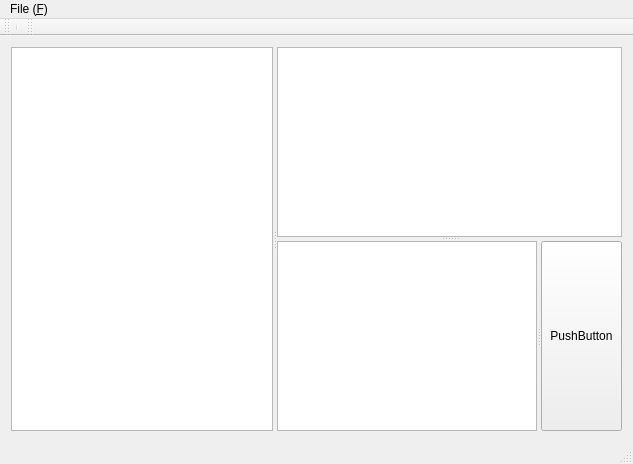
<?xml version="1.0" encoding="UTF-8"?>
<ui version="4.0">
 <class>MainWindow</class>
 <widget class="QMainWindow" name="MainWindow">
  <property name="geometry">
   <rect>
    <x>0</x>
    <y>0</y>
    <width>633</width>
    <height>464</height>
   </rect>
  </property>
  <property name="sizePolicy">
   <sizepolicy hsizetype="Expanding" vsizetype="Expanding">
    <horstretch>0</horstretch>
    <verstretch>0</verstretch>
   </sizepolicy>
  </property>
  <property name="windowTitle">
   <string>MainWindow</string>
  </property>
  <property name="dockOptions">
   <set>QMainWindow::AllowTabbedDocks|QMainWindow::AnimatedDocks|QMainWindow::ForceTabbedDocks</set>
  </property>
  <widget class="QWidget" name="centralWidget">
   <layout class="QHBoxLayout" name="horizontalLayout">
    <item>
     <widget class="QSplitter" name="splitter_3">
      <property name="orientation">
       <enum>Qt::Horizontal</enum>
      </property>
      <widget class="QTreeView" name="treeView"/>
      <widget class="QSplitter" name="splitter_2">
       <property name="orientation">
        <enum>Qt::Vertical</enum>
       </property>
       <widget class="QTableView" name="tableView"/>
       <widget class="QSplitter" name="splitter">
        <property name="orientation">
         <enum>Qt::Horizontal</enum>
        </property>
        <widget class="QPlainTextEdit" name="plainTextEdit"/>
        <widget class="QPushButton" name="pushButton">
         <property name="text">
          <string>PushButton</string>
         </property>
        </widget>
       </widget>
      </widget>
     </widget>
    </item>
   </layout>
  </widget>
  <widget class="QMenuBar" name="menuBar">
   <property name="geometry">
    <rect>
     <x>0</x>
     <y>0</y>
     <width>633</width>
     <height>26</height>
    </rect>
   </property>
   <widget class="QMenu" name="menuFile">
    <property name="title">
     <string>File (&amp;F)</string>
    </property>
    <addaction name="actionStart_CryptDB"/>
    <addaction name="actionConnect_C"/>
   </widget>
   <addaction name="menuFile"/>
  </widget>
  <widget class="QToolBar" name="mainToolBar">
   <attribute name="toolBarArea">
    <enum>TopToolBarArea</enum>
   </attribute>
   <attribute name="toolBarBreak">
    <bool>false</bool>
   </attribute>
   <addaction name="separator"/>
  </widget>
  <widget class="QStatusBar" name="statusBar"/>
  <widget class="QToolBar" name="toolBar">
   <property name="windowTitle">
    <string>toolBar</string>
   </property>
   <attribute name="toolBarArea">
    <enum>TopToolBarArea</enum>
   </attribute>
   <attribute name="toolBarBreak">
    <bool>false</bool>
   </attribute>
  </widget>
  <action name="actionStart_CryptDB">
   <property name="text">
    <string>Start CryptDB (&amp;S)</string>
   </property>
  </action>
  <action name="actionConnect_C">
   <property name="text">
    <string>Connect (&amp;C)</string>
   </property>
  </action>
 </widget>
 <layoutdefault spacing="6" margin="11"/>
 <resources/>
 <connections/>
</ui>
